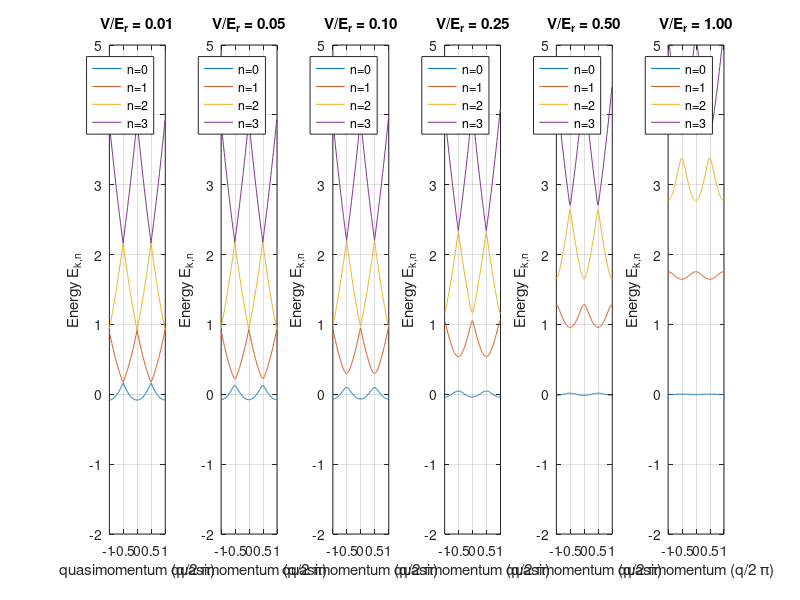
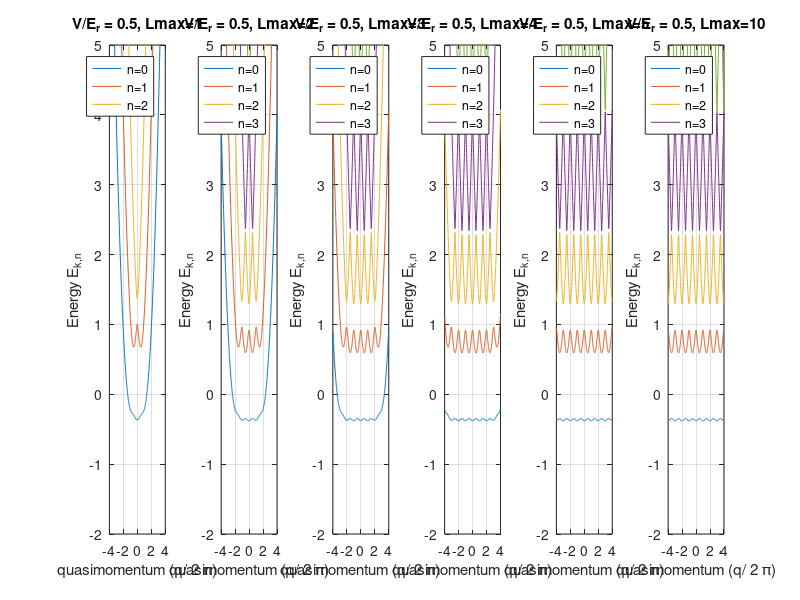
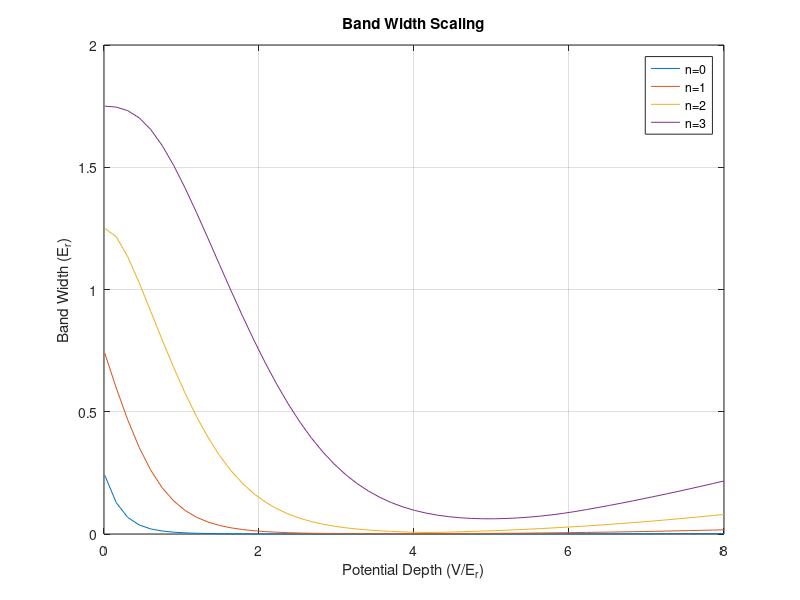
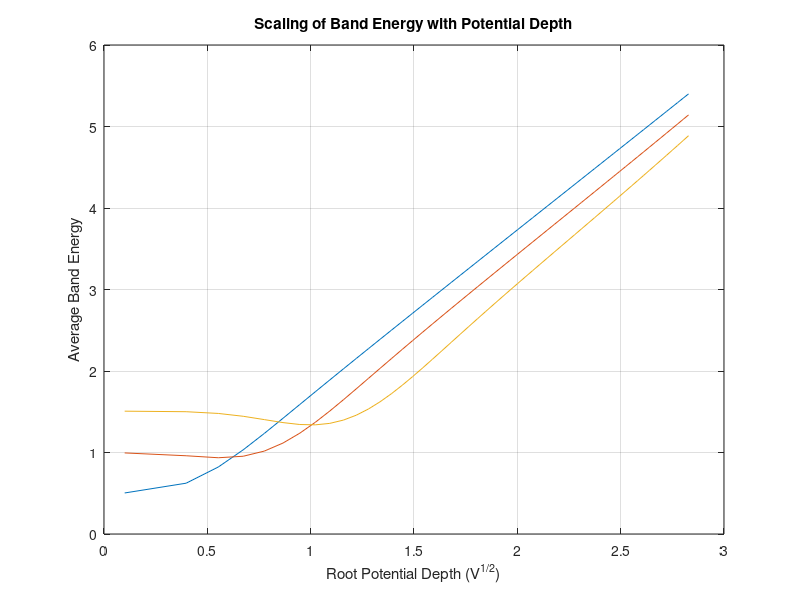

Source code (MATLAB) for these figures, in order:
%Matthew Rispoli
% Section 10: Band Structure Calculation
% 4/17/2017

clear all
close all
clc

% we will write the potential in terms of recoil energy (just fyi for the
% units of this matrix)

figure(123)
close 123
figure(123)

vs=[0.01, 0.05, 0.1, 0.25, 0.5, 1];
for vv=1:length(vs)
Lmax=5;
G=100;
V=vs(vv);
Dstore=zeros([2*G+1, 2*Lmax+1]);
%make hamiltonian
for kk=1:2*G+1
    H=zeros([2*Lmax+1 2*Lmax+1]);
    for ll=1:2*Lmax+1
        H(ll,ll)=((kk-G)/G + (Lmax+1 - ll))^2;
        if (ll+1)<=2*Lmax+1
            H(ll+1,ll)=V;
            H(ll,ll+1)=V;
        end
    end
    [Ve,De]=eig(H);
    Dstore(kk,:)=diag(De);
end
subplot(1,length(vs),vv)

%plot((-G:G)/G,Dstore(:,1:4))
plot((-G:G)/G,Dstore(:,1:4)-mean(Dstore(:,1)))

axis([-1 1 -2 5])
xlabel('quasimomentum (q/2 \pi)')
ylabel('Energy E_{k,n}')
legend('n=0','n=1','n=2','n=3')
title(sprintf('V/E_r = %0.2f',vs(vv)))
grid on
end
set(gcf,'color','white')



vs=linspace(0.01,8,55);
for vv=1:length(vs)
Lmax=5;
G=100;
V=vs(vv);
Dstore=zeros([2*G+1, 2*Lmax+1]);
%make hamiltonian
for kk=1:2*G+1
    H=zeros([2*Lmax+1 2*Lmax+1]);
    for ll=1:2*Lmax+1
        H(ll,ll)=((kk-G)/G + (Lmax+1 - ll))^2;
        if (ll+1)<=2*Lmax+1
            H(ll+1,ll)=V;
            H(ll,ll+1)=V;
        end
    end
    [Ve,De]=eig(H);
    Dstore(kk,:)=diag(De);
end
BWStore(vv,:)=[(max(Dstore(:,1))-min(Dstore(:,1))), ...
    (max(Dstore(:,2)-min(Dstore(:,2)))), ...
    (max(Dstore(:,3)-min(Dstore(:,3)))), ...
    (max(Dstore(:,4)-min(Dstore(:,4))))];

VLevel(vv,:)=[mean(Dstore(:,1)), ...
    mean(Dstore(:,2)), ...
    mean(Dstore(:,3)), ...
    mean(Dstore(:,4))];

end

%%
figure(244)
close 244
figure(244)
plot([vs; vs; vs; vs;]', BWStore)
grid on
set(gcf,'color','white')
xlabel('Potential Depth (V/E_r)')
ylabel('Band Width (E_r)')
title('Band Width Scaling')
legend('n=0','n=1','n=2','n=3')




figure(255)
close 255
figure(255)
plot(sqrt([vs; vs; vs;]'), VLevel(:,2:4)-VLevel(:,1:3))
grid on
set(gcf,'color','white')
xlabel('Root Potential Depth (V^{1/2})')
ylabel('Average Band Energy')
title('Scaling of Band Energy with Potential Depth')
%%




% differing number of L's
%{






figure(234)
close 234
figure(234)
vs=[1,2,3,4,5,10];
for vv=1:length(vs)
Lmax=vs(vv);
G=100;
V=0.5;
Dstore=zeros([2*G+1, 2*Lmax+1]);
%make hamiltonian
NG=1;
for kk=1:(NG*2)*G+1
    H=zeros([2*Lmax+1 2*Lmax+1]);
    for ll=1:2*Lmax+1
        H(ll,ll)=((kk-NG.*G)/G + (Lmax+1 - ll))^2;
        if (ll+1)<=2*Lmax+1
            H(ll+1,ll)=V;
            H(ll,ll+1)=V;
        end
    end
    [Ve,De]=eig(H);
    Dstore(kk,:)=diag(De);
end
subplot(1,length(vs),vv)
plot((-NG.*G:NG.*G)/G,Dstore(:,:))
axis([-NG NG -2 5])
xlabel('quasimomentum (q/\pi)')
ylabel('Energy E_{k,n}')
legend('n=0','n=1','n=2','n=3')
title(sprintf('V/E_r = 0.5, Lmax=%i',vs(vv)))
grid on
end
set(gcf,'color','white')



%}


%why they matter!




figure(234)
close 234
figure(234)
vs=[1,2,3,4,5,10];
for vv=1:length(vs)
Lmax=vs(vv);
G=100;
V=0.5;
Dstore=zeros([2*G+1, 2*Lmax+1]);
%make hamiltonian
NG=4;
for kk=1:(NG*2)*G+1
    H=zeros([2*Lmax+1 2*Lmax+1]);
    for ll=1:2*Lmax+1
        H(ll,ll)=((kk-NG.*G)/G + (Lmax+1 - ll))^2;
        if (ll+1)<=2*Lmax+1
            H(ll+1,ll)=V;
            H(ll,ll+1)=V;
        end
    end
    [Ve,De]=eig(H);
    Dstore(kk,:)=diag(De);
end
subplot(1,length(vs),vv)
plot((-NG.*G:NG.*G)/G,Dstore(:,:))
axis([-NG NG -2 5])
xlabel('quasimomentum (q/ 2 \pi)')
ylabel('Energy E_{k,n}')
legend('n=0','n=1','n=2','n=3')
title(sprintf('V/E_r = 0.5, Lmax=%i',vs(vv)))
grid on
end
set(gcf,'color','white')


